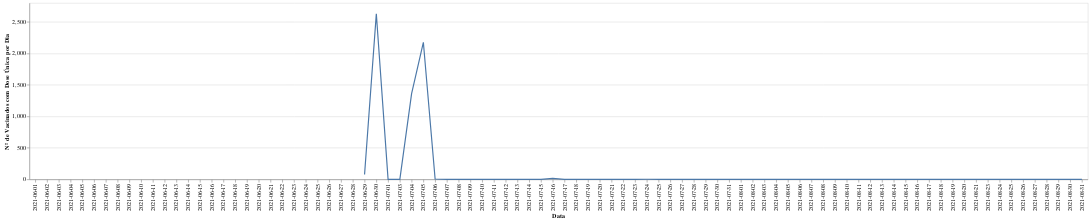

Notebook source saved alongside this figure:
### Code cell
alt.Chart(municipal_vacinaDoseUnica).mark_line().encode(
    alt.X('Data', title='Data'),
    alt.Y('Vacinados', title='Nº de Vacinados com Dose Única por Dia')
)

### Figure 1 — Vega-Lite specification as saved in the notebook (floating-point values rounded to 4 significant figures)
{"config": {"view": {"continuousWidth": 400, "continuousHeight": 300}}, "data": {"name": "data-c9fe3b1b55f550061bf432b4aa0cd307"}, "mark": "line", "encoding": {"x": {"type": "nominal", "field": "Data", "title": "Data"}, "y": {"type": "quantitative", "field": "Vacinados", "title": "Nº de Vacinados com Dose Única por Dia"}}, "$schema": "https://vega.github.io/schema/vega-lite/v4.8.1.json", "datasets": {"data-c9fe3b1b55f550061bf432b4aa0cd307": [{"Data": "2021-06-01", "Vacinados": null}, {"Data": "2021-06-02", "Vacinados": null}, {"Data": "2021-06-03", "Vacinados": null}, {"Data": "2021-06-04", "Vacinados": null}, {"Data": "2021-06-05", "Vacinados": null}, {"Data": "2021-06-06", "Vacinados": null}, {"Data": "2021-06-07", "Vacinados": null}, {"Data": "2021-06-08", "Vacinados": null}, {"Data": "2021-06-09", "Vacinados": null}, {"Data": "2021-06-10", "Vacinados": null}, {"Data": "2021-06-11", "Vacinados": null}, {"Data": "2021-06-12", "Vacinados": null}, {"Data": "2021-06-13", "Vacinados": null}, {"Data": "2021-06-14", "Vacinados": null}, {"Data": "2021-06-15", "Vacinados": null}, {"Data": "2021-06-16", "Vacinados": null}, {"Data": "2021-06-17", "Vacinados": null}, {"Data": "2021-06-18", "Vacinados": null}, {"Data": "2021-06-19", "Vacinados": null}, {"Data": "2021-06-20", "Vacinados": null}, {"Data": "2021-06-21", "Vacinados": null}, {"Data": "2021-06-22", "Vacinados": null}, {"Data": "2021-06-23", "Vacinados": null}, {"Data": "2021-06-24", "Vacinados": null}, {"Data": "2021-06-25", "Vacinados": null}, {"Data": "2021-06-26", "Vacinados": null}, {"Data": "2021-06-27", "Vacinados": null}, {"Data": "2021-06-28", "Vacinados": null}, {"Data": "2021-06-29", "Vacinados": 76.0}, {"Data": "2021-06-30", "Vacinados": 2629.0}, {"Data": "2021-07-01", "Vacinados": 0.0}, {"Data": "2021-07-03", "Vacinados": 0.0}, {"Data": "2021-07-04", "Vacinados": 1360.0}, {"Data": "2021-07-05", "Vacinados": 2175.0}, {"Data": "2021-07-06", "Vacinados": 5.0}, {"Data": "2021-07-07", "Vacinados": 0.0}, {"Data": "2021-07-08", "Vacinados": 0.0}, {"Data": "2021-07-09", "Vacinados": 0.0}, {"Data": "2021-07-10", "Vacinados": 0.0}, {"Data": "2021-07-11", "Vacinados": 0.0}, {"Data": "2021-07-12", "Vacinados": 0.0}, {"Data": "2021-07-13", "Vacinados": 0.0}, {"Data": "2021-07-14", "Vacinados": 0.0}, {"Data": "2021-07-15", "Vacinados": 0.0}, {"Data": "2021-07-16", "Vacinados": 14.0}, {"Data": "2021-07-17", "Vacinados": 0.0}, {"Data": "2021-07-18", "Vacinados": 0.0}, {"Data": "2021-07-19", "Vacinados": 0.0}, {"Data": "2021-07-20", "Vacinados": 0.0}, {"Data": "2021-07-21", "Vacinados": 0.0}, {"Data": "2021-07-22", "Vacinados": 0.0}, {"Data": "2021-07-23", "Vacinados": 0.0}, {"Data": "2021-07-24", "Vacinados": 1.0}, {"Data": "2021-07-25", "Vacinados": 0.0}, {"Data": "2021-07-26", "Vacinados": 0.0}, {"Data": "2021-07-27", "Vacinados": 0.0}, {"Data": "2021-07-28", "Vacinados": 0.0}, {"Data": "2021-07-29", "Vacinados": 0.0}, {"Data": "2021-07-30", "Vacinados": 0.0}, {"Data": "2021-07-31", "Vacinados": 0.0}, {"Data": "2021-08-01", "Vacinados": 0.0}, {"Data": "2021-08-02", "Vacinados": 0.0}, {"Data": "2021-08-03", "Vacinados": 0.0}, {"Data": "2021-08-04", "Vacinados": 0.0}, {"Data": "2021-08-05", "Vacinados": 0.0}, {"Data": "2021-08-06", "Vacinados": 0.0}, {"Data": "2021-08-07", "Vacinados": 0.0}, {"Data": "2021-08-08", "Vacinados": 0.0}, {"Data": "2021-08-09", "Vacinados": 0.0}, {"Data": "2021-08-10", "Vacinados": 0.0}, {"Data": "2021-08-11", "Vacinados": 0.0}, {"Data": "2021-08-12", "Vacinados": 0.0}, {"Data": "2021-08-13", "Vacinados": 0.0}, {"Data": "2021-08-14", "Vacinados": 0.0}, {"Data": "2021-08-15", "Vacinados": 0.0}, {"Data": "2021-08-16", "Vacinados": 0.0}, {"Data": "2021-08-17", "Vacinados": 0.0}, {"Data": "2021-08-18", "Vacinados": 0.0}, {"Data": "2021-08-19", "Vacinados": 0.0}, {"Data": "2021-08-20", "Vacinados": 0.0}, {"Data": "2021-08-21", "Vacinados": 0.0}, {"Data": "2021-08-23", "Vacinados": 0.0}, {"Data": "2021-08-24", "Vacinados": 0.0}, {"Data": "2021-08-25", "Vacinados": 0.0}, {"Data": "2021-08-26", "Vacinados": 0.0}, {"Data": "2021-08-27", "Vacinados": 0.0}, {"Data": "2021-08-28", "Vacinados": 0.0}, {"Data": "2021-08-29", "Vacinados": 0.0}, {"Data": "2021-08-30", "Vacinados": 0.0}, {"Data": "2021-08-31", "Vacinados": 0.0}]}}
